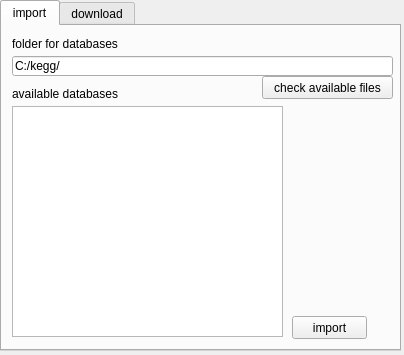
<ui version="4.0" >
 <class>ImportKeggClass</class>
 <widget class="QWidget" name="ImportKeggClass" >
  <property name="geometry" >
   <rect>
    <x>0</x>
    <y>0</y>
    <width>404</width>
    <height>355</height>
   </rect>
  </property>
  <property name="minimumSize" >
   <size>
    <width>404</width>
    <height>355</height>
   </size>
  </property>
  <property name="maximumSize" >
   <size>
    <width>404</width>
    <height>355</height>
   </size>
  </property>
  <property name="windowTitle" >
   <string>ImportKegg</string>
  </property>
  <widget class="QTabWidget" name="tabWidget" >
   <property name="geometry" >
    <rect>
     <x>0</x>
     <y>0</y>
     <width>401</width>
     <height>351</height>
    </rect>
   </property>
   <property name="currentIndex" >
    <number>0</number>
   </property>
   <widget class="QWidget" name="tab" >
    <attribute name="title" >
     <string>import</string>
    </attribute>
    <widget class="QLabel" name="label_4" >
     <property name="geometry" >
      <rect>
       <x>10</x>
       <y>10</y>
       <width>111</width>
       <height>16</height>
      </rect>
     </property>
     <property name="text" >
      <string>folder for datasets</string>
     </property>
    </widget>
    <widget class="QLabel" name="label_3" >
     <property name="geometry" >
      <rect>
       <x>10</x>
       <y>60</y>
       <width>111</width>
       <height>16</height>
      </rect>
     </property>
     <property name="text" >
      <string>available datasets</string>
     </property>
    </widget>
    <widget class="QListWidget" name="listWidget" >
     <property name="geometry" >
      <rect>
       <x>10</x>
       <y>80</y>
       <width>271</width>
       <height>231</height>
      </rect>
     </property>
     <property name="selectionMode" >
      <enum>QAbstractItemView::MultiSelection</enum>
     </property>
    </widget>
    <widget class="QPushButton" name="pushButton_3" >
     <property name="geometry" >
      <rect>
       <x>290</x>
       <y>290</y>
       <width>75</width>
       <height>23</height>
      </rect>
     </property>
     <property name="text" >
      <string>import</string>
     </property>
    </widget>
    <widget class="QLineEdit" name="lineEdit_2" >
     <property name="geometry" >
      <rect>
       <x>10</x>
       <y>30</y>
       <width>381</width>
       <height>20</height>
      </rect>
     </property>
     <property name="text" >
      <string>C:/kegg/</string>
     </property>
    </widget>
    <widget class="QPushButton" name="pushButton_4" >
     <property name="geometry" >
      <rect>
       <x>260</x>
       <y>50</y>
       <width>131</width>
       <height>23</height>
      </rect>
     </property>
     <property name="text" >
      <string>check available files</string>
     </property>
    </widget>
   </widget>
   <widget class="QWidget" name="tab_2" >
    <attribute name="title" >
     <string>download</string>
    </attribute>
    <widget class="QLabel" name="label" >
     <property name="geometry" >
      <rect>
       <x>10</x>
       <y>10</y>
       <width>111</width>
       <height>16</height>
      </rect>
     </property>
     <property name="text" >
      <string>URL for datasets</string>
     </property>
    </widget>
    <widget class="QLineEdit" name="lineEdit" >
     <property name="geometry" >
      <rect>
       <x>10</x>
       <y>30</y>
       <width>381</width>
       <height>20</height>
      </rect>
     </property>
     <property name="text" >
      <string>http://www.charite.de/bioinf/strap/php/metannogen/datasets/</string>
     </property>
    </widget>
    <widget class="QLabel" name="label_2" >
     <property name="geometry" >
      <rect>
       <x>10</x>
       <y>60</y>
       <width>111</width>
       <height>16</height>
      </rect>
     </property>
     <property name="text" >
      <string>available databases</string>
     </property>
    </widget>
    <widget class="QPushButton" name="pushButton_2" >
     <property name="geometry" >
      <rect>
       <x>250</x>
       <y>50</y>
       <width>141</width>
       <height>23</height>
      </rect>
     </property>
     <property name="text" >
      <string>check available databases</string>
     </property>
    </widget>
   </widget>
  </widget>
  <widget class="QTabWidget" name="tabWidget_2" >
   <property name="geometry" >
    <rect>
     <x>0</x>
     <y>0</y>
     <width>401</width>
     <height>351</height>
    </rect>
   </property>
   <property name="currentIndex" >
    <number>0</number>
   </property>
   <widget class="QWidget" name="tab_3" >
    <attribute name="title" >
     <string>import</string>
    </attribute>
    <widget class="QLabel" name="label_5" >
     <property name="geometry" >
      <rect>
       <x>10</x>
       <y>60</y>
       <width>111</width>
       <height>16</height>
      </rect>
     </property>
     <property name="text" >
      <string>available databases</string>
     </property>
    </widget>
    <widget class="QLineEdit" name="lineEdit_3" >
     <property name="geometry" >
      <rect>
       <x>10</x>
       <y>30</y>
       <width>381</width>
       <height>20</height>
      </rect>
     </property>
     <property name="text" >
      <string>C:/kegg/</string>
     </property>
    </widget>
    <widget class="QLabel" name="label_5" >
     <property name="geometry" >
      <rect>
       <x>10</x>
       <y>10</y>
       <width>111</width>
       <height>16</height>
      </rect>
     </property>
     <property name="text" >
      <string>folder for databases</string>
     </property>
    </widget>
    <widget class="QPushButton" name="pushButton_1" >
     <property name="geometry" >
      <rect>
       <x>260</x>
       <y>50</y>
       <width>131</width>
       <height>23</height>
      </rect>
     </property>
     <property name="text" >
      <string>check available files</string>
     </property>
    </widget>
    <widget class="QListWidget" name="listWidget_2" >
     <property name="geometry" >
      <rect>
       <x>10</x>
       <y>80</y>
       <width>271</width>
       <height>231</height>
      </rect>
     </property>
     <property name="selectionMode" >
      <enum>QAbstractItemView::MultiSelection</enum>
     </property>
    </widget>
    <widget class="QPushButton" name="pushButton_5" >
     <property name="geometry" >
      <rect>
       <x>290</x>
       <y>290</y>
       <width>75</width>
       <height>23</height>
      </rect>
     </property>
     <property name="text" >
      <string>import</string>
     </property>
    </widget>
   </widget>
   <widget class="QWidget" name="tab_4" >
    <attribute name="title" >
     <string>download</string>
    </attribute>
    <widget class="QPushButton" name="pushButton" >
     <property name="geometry" >
      <rect>
       <x>290</x>
       <y>290</y>
       <width>75</width>
       <height>23</height>
      </rect>
     </property>
     <property name="text" >
      <string>download</string>
     </property>
    </widget>
    <widget class="QLineEdit" name="lineEdit_4" >
     <property name="geometry" >
      <rect>
       <x>10</x>
       <y>30</y>
       <width>381</width>
       <height>20</height>
      </rect>
     </property>
     <property name="text" >
      <string>http://www.charite.de/bioinf/strap/php/metannogen/datasets/</string>
     </property>
    </widget>
    <widget class="QListWidget" name="listWidget_3" >
     <property name="geometry" >
      <rect>
       <x>10</x>
       <y>80</y>
       <width>271</width>
       <height>231</height>
      </rect>
     </property>
     <property name="selectionMode" >
      <enum>QAbstractItemView::MultiSelection</enum>
     </property>
    </widget>
    <widget class="QPushButton" name="pushButton_6" >
     <property name="geometry" >
      <rect>
       <x>250</x>
       <y>50</y>
       <width>141</width>
       <height>23</height>
      </rect>
     </property>
     <property name="text" >
      <string>check available databases</string>
     </property>
    </widget>
    <widget class="QLabel" name="label_6" >
     <property name="geometry" >
      <rect>
       <x>10</x>
       <y>60</y>
       <width>111</width>
       <height>16</height>
      </rect>
     </property>
     <property name="text" >
      <string>available databases</string>
     </property>
    </widget>
    <widget class="QLabel" name="label_6" >
     <property name="geometry" >
      <rect>
       <x>10</x>
       <y>10</y>
       <width>111</width>
       <height>16</height>
      </rect>
     </property>
     <property name="text" >
      <string>URL for databases</string>
     </property>
    </widget>
   </widget>
  </widget>
 </widget>
 <layoutdefault spacing="6" margin="11" />
 <resources/>
 <connections/>
</ui>
